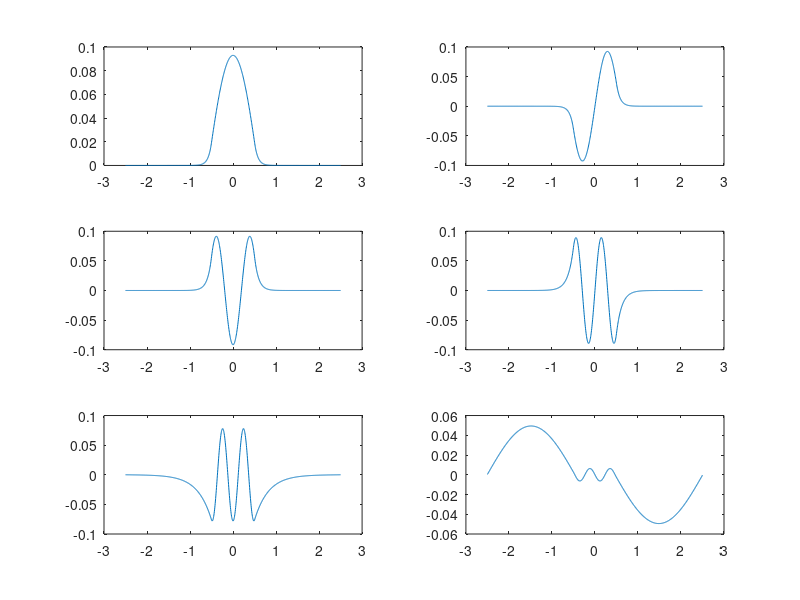

This chart was generated by the following MATLAB code:
clear

% Constantes
a = 10e-9;
me = 9.1091e-31;
meff = 0.067*me;
e = 1.620176565e-19;
hbar = 6.626e-34/2/pi;
E0 = hbar^2 * pi^2 / (2*meff*a^2)/e*1e3;
V0 = 1000;
v0 = V0/E0;

% Paramètres
Lb = 5;
N = 1000;
delt = Lb/N;
xb = -Lb/2 + Lb/N*(0:N);
vn = v0*(abs(xb)>0.5);

nmodes = 7;
B = -2*diag(ones(N+1, 1)) + diag(ones(N, 1), 1) + diag(ones(N, 1), -1);
A = -1/pi^2 / delt^2 * B + diag(vn);
[psi, En] = eigs(A, nmodes, 'sm'); % 'sm' : les plus petites
En = E0*diag(En);

% ones(n,p) : matrice de 1 de taille nxp ===> ones(N, 1) : vecteur colonne de taille N
% diag(A, n) : diagonalise A selon diagonale n ====> diag(ones(N, 1)) : diagolalisé selon diagonale principale. diag(ones(N, 1), 1) : diagonalisé selon diagonale supérieure. diag(ones(N, 1), -1) : diagonalisé selon diagonale inférieure

% Tracé figure
figure;
subplot(321); plot(xb, psi(:,7));
subplot(322); plot(xb, psi(:,6));
subplot(323); plot(xb, psi(:,5));
subplot(324); plot(xb, psi(:,4));
subplot(325); plot(xb, psi(:,3));
subplot(326); plot(xb, psi(:,2));
